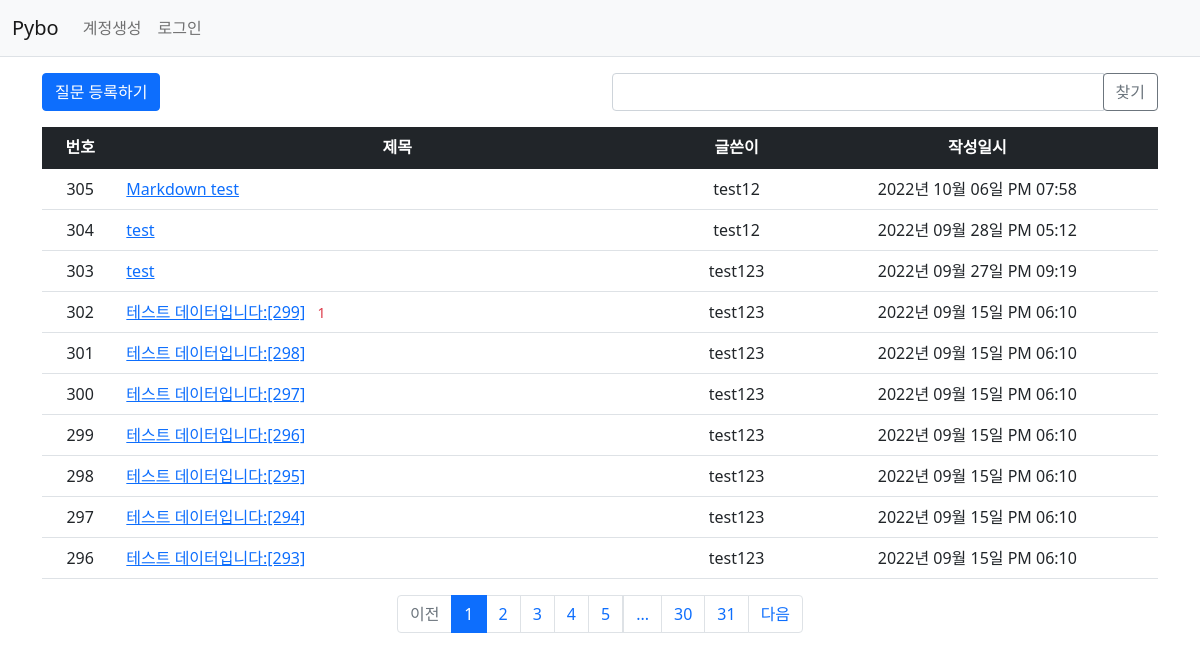
Page /question/list/ on the committed database.
### pybo/models.py (models this page shows)
class Question(db.Model):
    id = db.Column(db.Integer, primary_key=True)
    subject = db.Column(db.String(200), nullable=False)
    content = db.Column(db.Text(), nullable=False)
    create_date = db.Column(db.DateTime(), nullable=False)
    user_id = db.Column(db.Integer, db.ForeignKey('user.id', ondelete='CASCADE'), nullable=False)
    user = db.relationship('User', backref=db.backref('question_set'))
    modify_date = db.Column(db.DateTime(), nullable=True)
    voter = db.relationship('User', secondary=question_voter, backref=db.backref('question_voter_set'))

class User(db.Model):
    id = db.Column(db.Integer, primary_key=True)
    username = db.Column(db.String(150), unique=True, nullable=False)
    password = db.Column(db.String(200), nullable=False)
    email = db.Column(db.String(120), unique=True, nullable=False)

### pybo/views/question_views.py (the view, shortened to what this page needs)
@bp.route('/list/')
def _list():
    page = request.args.get('page', type=int, default=1)
    kw = request.args.get('kw', type=str, default='')
    question_list = Question.query.order_by(Question.create_date.desc())
    question_list = question_list.paginate(page, per_page=10)
    return render_template('question/question_list.html', question_list=question_list, page=page, kw=kw)

### pybo/filter.py (called while the page is built)
def format_datetime(value, fmt='%Y년 %m월 %d일 %p %I:%M'):
    return value.strftime(fmt)

### pybo/views/auth_views.py (called while the page is built)
@bp.before_app_request
def load_logged_in_user():
    user_id = session.get('user_id')
    if user_id is None:
        g.user = None
    else:
        g.user = User.query.get(user_id)

### pybo/templates/question/question_list.html (shortened to what this page needs)
{% extends 'base.html' %}
{% block content %}
<div class="container my-3">
    <div class="row my-3">
        <div class="col-6">
            <a href="{{ url_for('question.create') }}" class="btn btn-primary">질문 등록하기</a>
        </div>
        <div class="col-6">
            <div class="input-group">
                <input type="text" id="search_kw" class="form-control" value="{{ kw or '' }}">
                <div class="input-group-append">
                    <button class="btn btn-outline-secondary" type="button" id="btn_search">찾기</button>
                </div>
            </div>
        </div>
    </div>
    <table class="table">
        <thead>
        <tr class="text-center table-dark">
            <th>번호</th>
            <th style="width:50%">제목</th>
            <th>글쓴이</th>
            <th>작성일시</th>
        </tr>
        </thead>
        <tbody>
        {% if question_list %}
        {% for question in question_list.items %}
        <tr class="text-center">
            <td>{{ question_list.total - ((question_list.page-1) * question_list.per_page) - loop.index0 }}</td>
            <td  class="text-start">
                <a href="{{ url_for('question.detail', question_id=question.id) }}">{{ question.subject }}</a>
                {% if question.answer_set|length > 0 %}
                <span class="text-danger small mx-2">{{ question.answer_set|length }}</span>
                {% endif %}
            </td>
            <td>{{ question.user.username }}</td>
            <td>{{ question.create_date|datetime }}</td>
        </tr>
        {% endfor %}
        {% else %}
        <tr>
            <td colspan="3">질문이 없습니다.</td>
        </tr>
        {% endif %}
        </tbody>
    </table>
    <ul class="pagination justify-content-center">
        {% if question_list.has_prev %}
        <li class="page-item">
            <a class="page-link" data-page="{{ question_list.prev_num }}" href="javascript:void(0)">이전</a>
        </li>
        {% else %}
        <li class="page-item disabled">
            <a class="page-link" tabindex="-1" aria-disabled="true" href="javascript:void(0)">이전</a>
        </li>
        {% endif %}
        {% for page_num in question_list.iter_pages() %}
        {% if page_num %}
        {% if page_num != question_list.page %}
        <li class="page-item">
            <a class="page-link" data-page="{{ page_num }}" href="javascript:void(0)">{{ page_num }}</a>
        </li>
        {% else %}
        <li class="page-item active" aria-current="page">
            <a class="page-link" href="javascript:void(0)">{{ page_num }}</a>
        </li>
        {% endif %}
        {% else %}
        <li class="disabled">
            <a class="page-link" href="javascript:void(0)">...</a>
        </li>
        {% endif %}
        {% endfor %}
        {% if question_list.has_next %}
        <li class="page-item">
            <a class="page-link" data-page="{{ question_list.next_num }}" href="javascript:void(0)">다음</a>
        </li>
        {% else %}
        <li class="page-item disabled">
            <a class="page-link" tabindex="-1" aria-disabled="true" href="javascript:void(0)">다음</a>
        </li>
        {% endif %}
    </ul>
</div>
{% endblock %}

### rows in the picture
Question: total "305", subject "Markdown test", user.username "test12", create_date "2022년 10월 06일 PM 07:58"
Question: total "304", subject "test", user.username "test12", create_date "2022년 09월 28일 PM 05:12"
Question: total "303", subject "test", user.username "test123", create_date "2022년 09월 27일 PM 09:19"
Question: total "302", subject "테스트 데이터입니다:[299]", answer_set|length "1", user.username "test123", create_date "2022년 09월 15일 PM 06:10"
Question: total "301", subject "테스트 데이터입니다:[298]", user.username "test123", create_date "2022년 09월 15일 PM 06:10"
Question: total "300", subject "테스트 데이터입니다:[297]", user.username "test123", create_date "2022년 09월 15일 PM 06:10"
Question: total "299", subject "테스트 데이터입니다:[296]", user.username "test123", create_date "2022년 09월 15일 PM 06:10"
Question: total "298", subject "테스트 데이터입니다:[295]", user.username "test123", create_date "2022년 09월 15일 PM 06:10"
Question: total "297", subject "테스트 데이터입니다:[294]", user.username "test123", create_date "2022년 09월 15일 PM 06:10"
Question: total "296", subject "테스트 데이터입니다:[293]", user.username "test123", create_date "2022년 09월 15일 PM 06:10"

### other values in the picture
{{ page_num }} "1"
{{ page_num }} "2" "3" "4" "5" "30" "31"
